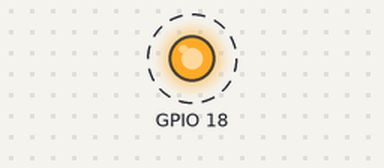
Simulated run of this program. Board: Raspberry Pi (BCM pin numbers). On the bench: output pins drawn as LEDs (lit = HIGH). Dashed ring = blinking. At 9.0 s the program stops and its outputs stay as they are.

Above: at 0.2 s.
Timing chart, 0 to 3.0 s (numbered marks = the images above):
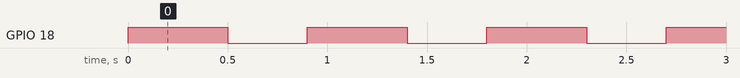

The program:

blink.py
```python
import RPi.GPIO as GPIO
import time

GPIO.setmode(GPIO.BCM)
GPIO.setup(18, GPIO.OUT)

for i in range(10):
   GPIO.output(18, GPIO.HIGH)
   time.sleep(.5)
   GPIO.output(18, GPIO.LOW)
   time.sleep(.4)

GPIO.cleanup()
```

Measured:
- by itself, GPIO 18: alternates HIGH for 0.50 s and LOW for 0.40 s, 20 changes in all, then stays LOW
